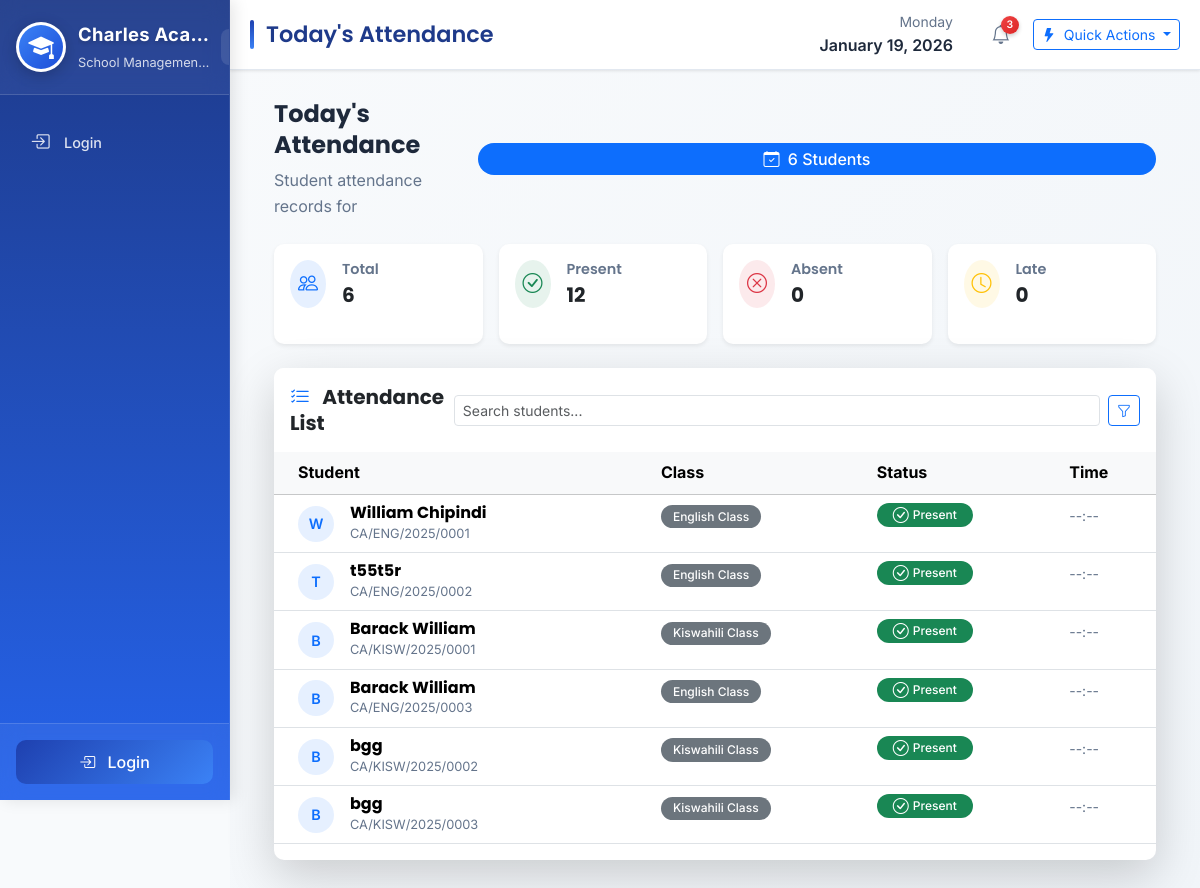
Page /attendance/students/ on the committed database.
### attendance/models.py (models this page shows, shortened)
class StudentAttendance(models.Model):
    student = models.ForeignKey(Student, on_delete=models.CASCADE)
    date = models.DateField()
    status = models.CharField(max_length=10, choices=ATTENDANCE_STATUS)
    class Meta:
        unique_together = ('student', 'date')

### students/models.py (models this page shows, shortened)
class Student(models.Model):
    STATUS_CHOICES = (
        ('ACTIVE', 'Active'),
        ('GRADUATED', 'Graduated'),
        ('TRANSFERRED', 'Transferred'),
    )
    user = models.OneToOneField(settings.AUTH_USER_MODEL, on_delete=models.CASCADE, null=True, blank=True)
    full_name = models.CharField(max_length=200)
    email = models.EmailField(unique=True, blank=True, null=True)  # ✅ New email field
    photo = models.ImageField(upload_to='students/', blank=True)
    classroom = models.ForeignKey(ClassRoom, on_delete=models.SET_NULL, null=True)
    admission_year = models.PositiveIntegerField(default=timezone.now().year)
    registration_number = models.CharField(max_length=50, unique=True)
    status = models.CharField(max_length=20, choices=STATUS_CHOICES, default='ACTIVE')
    documents = models.FileField(upload_to='documents/', blank=True)
    class Meta:
        verbose_name = "Student"
        verbose_name_plural = "Students"
        ordering = ['full_name']

### classes/models.py (models this page shows)
class ClassRoom(models.Model):
    name = models.CharField(max_length=100)
    code = models.CharField(max_length=10)
    fee = models.PositiveIntegerField(default=30000)

### attendance/views.py (the view)
# urls.py: path('students/', views.student_attendance_list, name='student_attendance_list'),
def student_attendance_list(request):
    records = StudentAttendance.objects.select_related('student').order_by('-date')
    return render(request, 'attendance/student_attendance_list.html', {'records': records})

### templates/attendance/student_attendance_list.html (shortened to what this page needs)
{% extends 'base.html' %}
{% block page_title %}Today's Attendance{% endblock %}
{% block content %}
<div class="container-fluid px-0 px-md-3">
    <div class="d-flex flex-column flex-md-row justify-content-between align-items-start align-items-md-center mb-4 gap-3">
        <div>
            <h1 class="fw-bold mb-2 fs-4 fs-md-3">Today's Attendance</h1>
            <p class="text-muted mb-0 fs-6 fs-md-base">Student attendance records for {{ today|date:"F d, Y" }}</p>
        </div>
        <div class="badge bg-primary fs-6 px-3 py-2 w-100 w-md-auto text-center">
            <i class="bi bi-calendar-check me-1"></i>
            {% if records %}{{ records|length }} Students{% else %}No Records{% endif %}
        </div>
    </div>
    <div class="row row-cols-2 row-cols-md-4 g-2 g-md-3 mb-4">
        <div class="col">
            <div class="card border-0 shadow-sm h-100">
                <div class="card-body p-2 p-md-3">
                    <div class="d-flex align-items-center">
                        <div class="icon-wrapper bg-primary bg-opacity-10 rounded-circle p-1 p-md-2 me-2 me-md-3">
                            <i class="bi bi-people text-primary fs-5 fs-md-4"></i>
                        </div>
                        <div>
                            <h6 class="text-muted mb-1 fs-7 fs-md-6">Total</h6>
                            <h3 class="fw-bold mb-0 fs-5 fs-md-4">{{ records|length|default:0 }}</h3>
                        </div>
                    </div>
                </div>
            </div>
        </div>
        <div class="col">
            <div class="card border-0 shadow-sm h-100">
                <div class="card-body p-2 p-md-3">
                    <div class="d-flex align-items-center">
                        <div class="icon-wrapper bg-success bg-opacity-10 rounded-circle p-1 p-md-2 me-2 me-md-3">
                            <i class="bi bi-check-circle text-success fs-5 fs-md-4"></i>
                        </div>
                        <div>
                            <h6 class="text-muted mb-1 fs-7 fs-md-6">Present</h6>
                            <h3 class="fw-bold mb-0 fs-5 fs-md-4" id="presentCount">0</h3>
                        </div>
                    </div>
                </div>
            </div>
        </div>
        <div class="col">
            <div class="card border-0 shadow-sm h-100">
                <div class="card-body p-2 p-md-3">
                    <div class="d-flex align-items-center">
                        <div class="icon-wrapper bg-danger bg-opacity-10 rounded-circle p-1 p-md-2 me-2 me-md-3">
                            <i class="bi bi-x-circle text-danger fs-5 fs-md-4"></i>
                        </div>
                        <div>
                            <h6 class="text-muted mb-1 fs-7 fs-md-6">Absent</h6>
                            <h3 class="fw-bold mb-0 fs-5 fs-md-4" id="absentCount">0</h3>
                        </div>
                    </div>
                </div>
            </div>
        </div>
        <div class="col">
            <div class="card border-0 shadow-sm h-100">
                <div class="card-body p-2 p-md-3">
                    <div class="d-flex align-items-center">
                        <div class="icon-wrapper bg-warning bg-opacity-10 rounded-circle p-1 p-md-2 me-2 me-md-3">
                            <i class="bi bi-clock text-warning fs-5 fs-md-4"></i>
                        </div>
                        <div>
                            <h6 class="text-muted mb-1 fs-7 fs-md-6">Late</h6>
                            <h3 class="fw-bold mb-0 fs-5 fs-md-4" id="lateCount">0</h3>
                        </div>
                    </div>
                </div>
            </div>
        </div>
    </div>
    {% if records %}
    <div class="card border-0 shadow-lg overflow-hidden">
        <div class="card-header bg-white border-0 py-3">
            <div class="d-flex flex-column flex-md-row justify-content-between align-items-start align-items-md-center gap-2">
                <h5 class="mb-0 fw-bold fs-5">
                    <i class="bi bi-list-check text-primary me-2"></i>
                    Attendance List
                </h5>
                <div class="d-flex gap-2 w-100 w-md-auto">
                    <input type="search" class="form-control form-control-sm w-100 w-md-auto" id="searchInput"
                           placeholder="Search students...">
                    <button class="btn btn-sm btn-outline-primary d-none d-md-inline-flex" id="filterBtn">
                        <i class="bi bi-funnel"></i>
                    </button>
                </div>
            </div>
        </div>
        <div class="card-body p-0">
            <div class="table-responsive">
                <table class="table table-hover mb-0" id="attendanceTable">
                    <thead class="table-light">
                        <tr>
                            <th class="ps-3 ps-md-4">Student</th>
                            <th class="d-none d-md-table-cell">Class</th>
                            <th>Status</th>
                            <th class="d-none d-lg-table-cell">Time</th>
                        </tr>
                    </thead>
                    <tbody>
                        {% for item in records %}
                        <tr class="attendance-row">
                            <td class="ps-3 ps-md-4">
                                <div class="d-flex align-items-center">
                                    <div class="avatar bg-primary bg-opacity-10 text-primary rounded-circle d-flex align-items-center justify-content-center me-2 me-md-3 flex-shrink-0"
                                         style="width: 36px; height: 36px; font-size: 0.9rem;">
                                        {{ item.student.full_name|slice:":1"|upper }}
                                    </div>
                                    <div class="min-w-0">
                                        <h6 class="mb-0 fw-bold text-truncate fs-6" title="{{ item.student.full_name }}">
                                            {{ item.student.full_name }}
                                        </h6>
                                        <small class="text-muted d-none d-md-block fs-7">
                                            {{ item.student.registration_number|default:"No ID" }}
                                        </small>
                                    </div>
                                </div>
                            </td>
                            <td class="d-none d-md-table-cell">
                                <span class="badge bg-secondary">{{ item.student.classroom.name|default:"Not Assigned" }}</span>
                            </td>
                            <td>
                                {% if item.status == 'PRESENT' or item.status == 'Present' %}
                                    <span class="badge bg-success rounded-pill px-3 py-1 d-inline-flex align-items-center">
                                        <i class="bi bi-check-circle me-1 fs-6"></i>
                                        <span class="d-none d-sm-inline">Present</span>
                                    </span>
                                {% elif item.status == 'ABSENT' or item.status == 'Absent' %}
                                    <span class="badge bg-danger rounded-pill px-3 py-1 d-inline-flex align-items-center">
                                        <i class="bi bi-x-circle me-1 fs-6"></i>
                                        <span class="d-none d-sm-inline">Absent</span>
                                    </span>
                                {% elif item.status == 'LATE' or item.status == 'Late' %}
                                    <span class="badge bg-warning rounded-pill px-3 py-1 d-inline-flex align-items-center">
                                        <i class="bi bi-clock me-1 fs-6"></i>
                                        <span class="d-none d-sm-inline">Late</span>
                                    </span>
                                {% else %}
                                    <span class="badge bg-secondary rounded-pill px-3 py-1">{{ item.status }}</span>
                                {% endif %}
                            </td>
                            <td class="d-none d-lg-table-cell">
                                <small class="text-muted">
                                    {{ item.created_at|time:"H:i"|default:"--:--" }}
                                </small>
                            </td>
                        </tr>
                        {% endfor %}
                    </tbody>
                </table>
            </div>
        </div>
    </div>
    {% endif %}
</div>
{% endblock %}

### templates/base.html (style rules this page uses)
:root { --primary-color: #1e40af; --primary-light: #3b82f6; --primary-dark: #1e3a8a; --secondary-color: #2563eb; --accent-color: #60a5fa; --sidebar-blue: #1e3a8a; --sidebar-gradient: linear-gradient(180deg, #1e3a8a 0%, #2563eb 100%); --sidebar-hover: rgba(255, 255, 255, 0.15); --light-bg: #f8fafc; --dark-text: #1e293b; --light-text: #64748b; --success-color: #10b981; --warning-color: #f59e0b; --danger-color: #ef4444; --sidebar-width: 280px; --sidebar-collapsed: 80px; --header-height: 70px; --shadow-sm: 0 1px 3px rgba(0,0,0,0.1); --shadow-md: 0 4px 6px -1px rgba(0,0,0,0.1); --shadow-lg: 0 10px 15px -3px rgba(0,0,0,0.1); --border-radius: 12px; --transition: all 0.3s cubic-bezier(0.4, 0, 0.2, 1); --mobile-breakpoint: 992px; }
* { margin: 0; padding: 0; box-sizing: border-box; }
html { font-size: 16px; -webkit-text-size-adjust: 100%; text-size-adjust: 100%; scroll-behavior: smooth; }
body { font-family: 'Inter', sans-serif; background-color: var(--light-bg); color: var(--dark-text); line-height: 1.6; overflow-x: hidden; min-height: 100vh; -webkit-font-smoothing: antialiased; -moz-osx-font-smoothing: grayscale; }
h1, h2, h3, h4, h5, h6 { font-family: 'Poppins', sans-serif; font-weight: 600; line-height: 1.3; }
.card { border: none; border-radius: var(--border-radius); box-shadow: var(--shadow-sm); transition: var(--transition); margin-bottom: 1.25rem; background: white; overflow: hidden; }
.badge { padding: 0.35rem 0.75rem; font-weight: 500; border-radius: 20px; }
.text-muted { color: var(--light-text) !important; }
.table-responsive { overflow-x: auto; -webkit-overflow-scrolling: touch; margin-bottom: 1rem; }

### templates/attendance/student_attendance_list.html (style rules this page uses)
.avatar { font-weight: 600; transition: transform 0.2s ease; }
.badge.rounded-pill { font-size: 0.75rem; }
.icon-wrapper { transition: transform 0.3s ease; }
.card { border-radius: 10px; }
.btn, .badge, .page-link { -webkit-tap-highlight-color: transparent; }
.table-responsive { -webkit-overflow-scrolling: touch; }
.fs-7 { font-size: 0.8rem; }
.fs-6 { font-size: 0.9rem; }
.min-w-0 { min-width: 0; }
@media (min-width: 768px) { .fs-md-base { font-size: 1rem; } }
@media (min-width: 768px) { .fs-md-6 { font-size: 0.9rem; } }
@media (min-width: 768px) { .fs-md-4 { font-size: 1.5rem; } }
@media (min-width: 768px) { .fs-md-3 { font-size: 1.75rem; } }
@media (min-width: 992px) { .container-fluid { padding-left: 24px; padding-right: 24px; } }

### rows in the picture
StudentAttendance: student.full_name "W", student.full_name "William Chipindi", student.registration_number "CA/ENG/2025/0001", student.classroom.name "English Class", status "PRESENT" (drawn), created_at "--:--"
StudentAttendance: student.full_name "T", student.full_name "t55t5r", student.registration_number "CA/ENG/2025/0002", student.classroom.name "English Class", status "PRESENT" (drawn), created_at "--:--"
StudentAttendance: student.full_name "B", student.full_name "Barack William", student.registration_number "CA/KISW/2025/0001", student.classroom.name "Kiswahili Class", status "PRESENT" (drawn), created_at "--:--"
StudentAttendance: student.full_name "B", student.full_name "Barack William", student.registration_number "CA/ENG/2025/0003", student.classroom.name "English Class", status "PRESENT" (drawn), created_at "--:--"
StudentAttendance: student.full_name "B", student.full_name "bgg", student.registration_number "CA/KISW/2025/0002", student.classroom.name "Kiswahili Class", status "PRESENT" (drawn), created_at "--:--"
StudentAttendance: student.full_name "B", student.full_name "bgg", student.registration_number "CA/KISW/2025/0003", student.classroom.name "Kiswahili Class", status "PRESENT" (drawn), created_at "--:--"

### other values in the picture
{{ records|length }} "6"
{{ records|length|default:0 }} "6"
